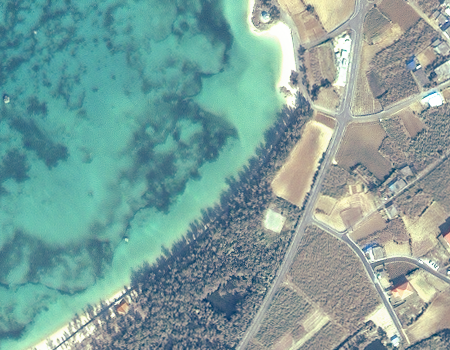
#> input picture Image Process/irabu_zhang1.bmp, 450 x 350 px
$ python FCM.py
#> lines starting #> are read from the running program, lines starting #| are printed output that depends on the picture
# %%
import cv2
import numpy as np
import random
import matplotlib.pyplot as plt

img = cv2.imread('irabu_zhang1.bmp')
#> img is the input picture: shape (350, 450, 3); mean B, G, R 155.9, 161.3, 126.5
img = cv2.cvtColor(img, cv2.COLOR_BGR2RGB)

w = img.shape[1]
#> w = 450
h = img.shape[0]
#> h = 350
data = np.asarray(img.transpose([1,0,2]))
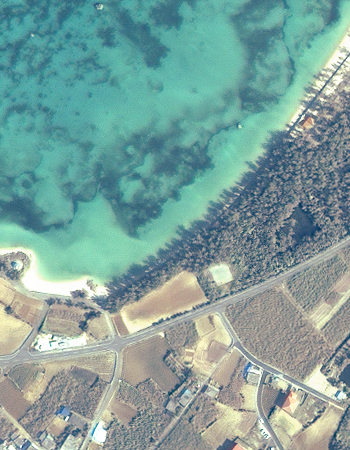
#> data: shape (450, 350, 3); mean R, G, B 126.5, 161.3, 155.9
resize_data = data.reshape(w*h, 3)

k = 5
# select k random rgb of pixel in the img
random_center = random.sample(resize_data.tolist(), k)
#> random_center = [[198, 180, 159], [248, 243, 189], [58, 126, 137], [80, 103, 123], [250, 249, 239]]

def eucli_dis(vector1, vector2):
    return np.sqrt(np.sum(np.power(vector2-vector1, 2)))

def init_random():
    prob_Matrix = np.random.dirichlet(np.ones(k),size= w*h)
    print(prob_Matrix)
#> (printed output is left out)
    return prob_Matrix

def generate_img(class_Matrix):
    new_img = np.ones((w, h, 3))
    for i in range (w):
        for j in range (h):
            pixel = (i, j)
            class_Matrix = np.array(class_Matrix, dtype = np.uint8)
            new_img[i][j] =  centroid[class_Matrix[i][j]]
    new_img = np.array(new_img, dtype = np.uint8)
    new_img = new_img.transpose(1,0,2)
    return new_img

fuzzy_m = 2
iteration = 200
feature = 3
class_Matrix = np.zeros([450*350])
centroid = np.zeros([k, feature])


prob_Matrix = init_random()

for iter in range (iteration):
    for c in range(k):
        for f in range(feature):
            sum_WP = 0
            sum_weight = 0
            for i in range (len(prob_Matrix)):
                sum_weight = sum_weight + (np.power(prob_Matrix[i,c],fuzzy_m))
                sum_WP = sum_WP + np.power(prob_Matrix[i, c], fuzzy_m)*resize_data[i, f]
            cc =  sum_WP/sum_weight
            centroid[c][f] =  cc
    print(centroid)

    for m in range (len(prob_Matrix)):
        dis_pc = 0
        for j in range (k):
            dis_pc += np.power(1/ eucli_dis(centroid[j, :], resize_data[m, :]), 1/(fuzzy_m-1))
        for j in range (k):
#> (the run stopped early here; a loop or call above may not have finished)
